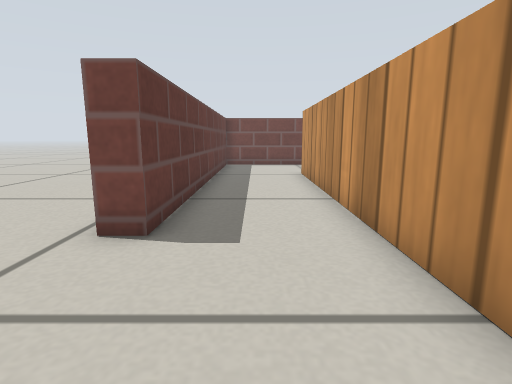
View 1 (above)

19 first-person views from a walk through a Gazebo world. The camera is 0.29 m above the floor, tilts 10° down and sees 80° across. The floor is counted in squares, 0.2 m on a side. Each view is taken from the middle of a square. On the plan, view 1 faces up. The plan holds only what a view shows up to about 14 squares ahead; the rest is blank. Simple patterns stand in for the simulator's built-in surfaces.

View 2
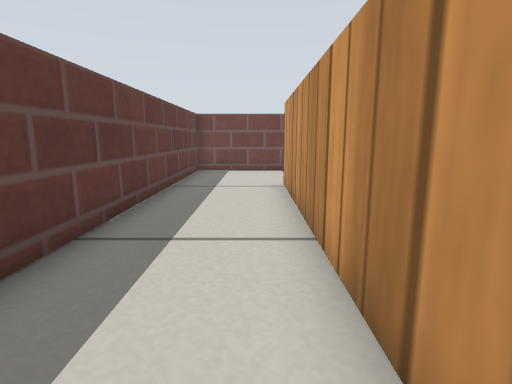

View 3
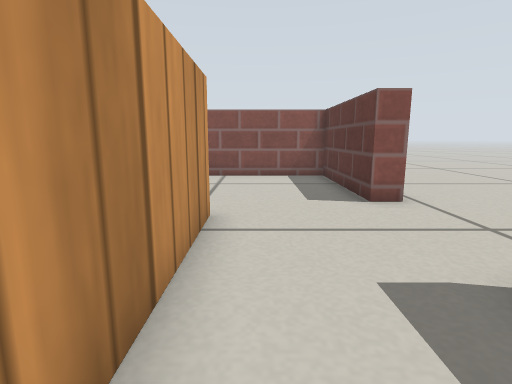

View 4
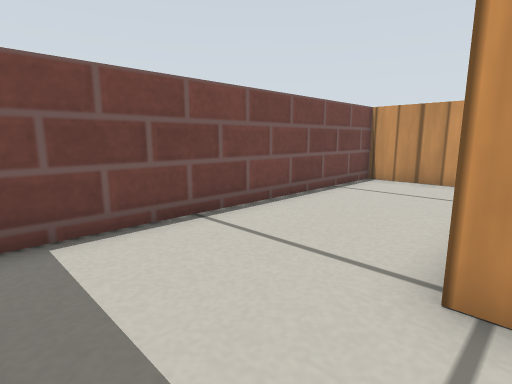

View 5
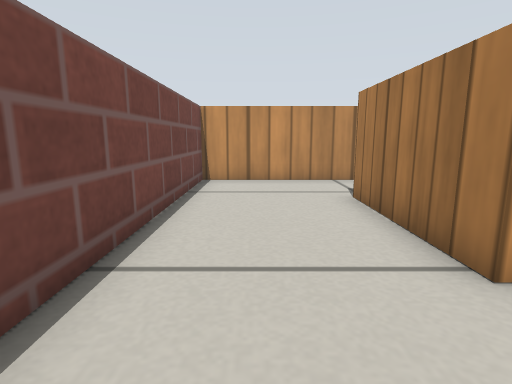

View 6
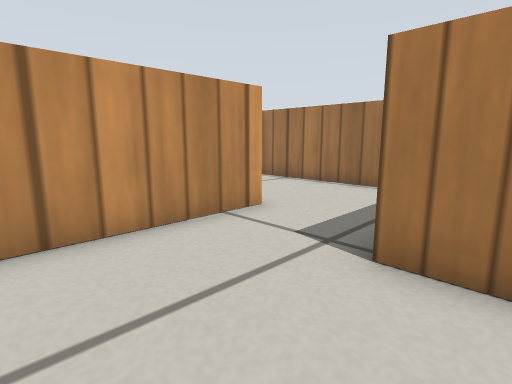

View 7
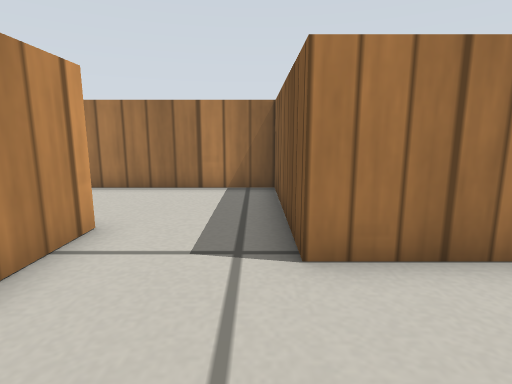

View 8
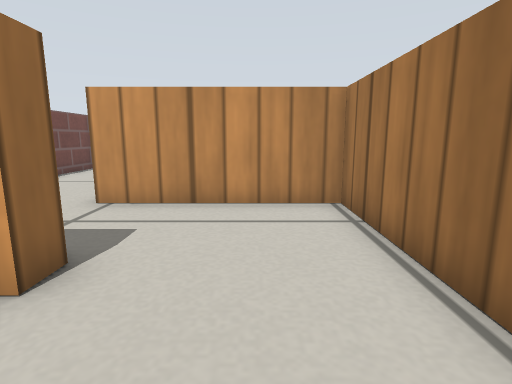

View 9
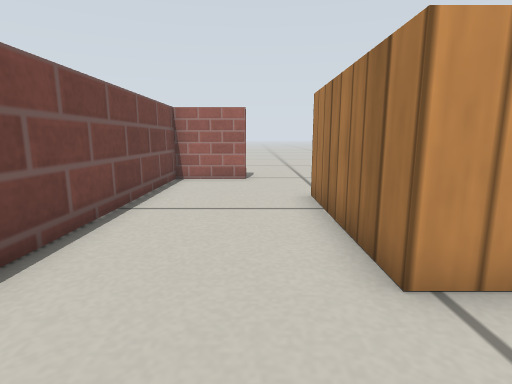

View 10
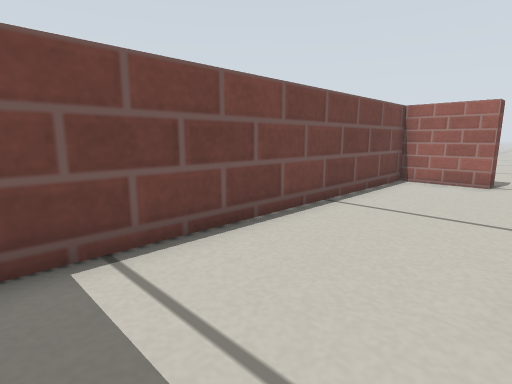

View 11
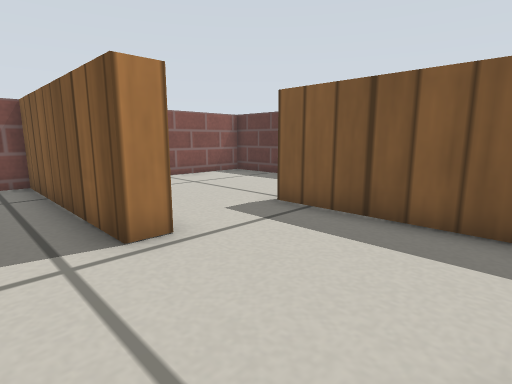

View 12
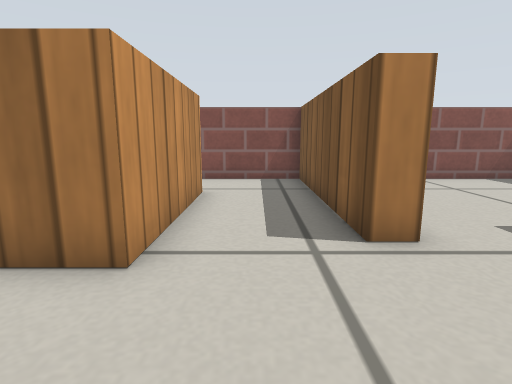

View 13
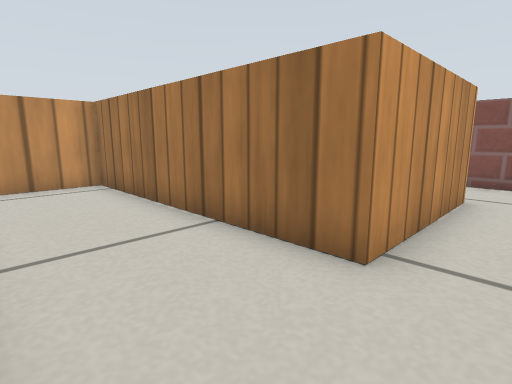

View 14
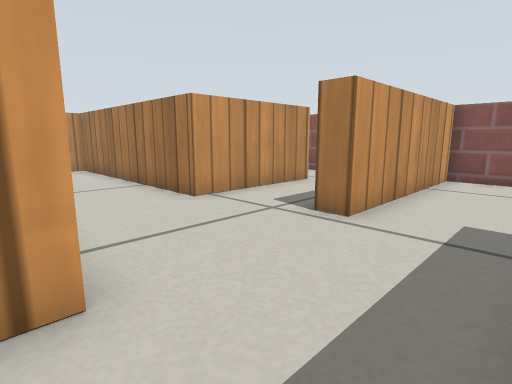

View 15
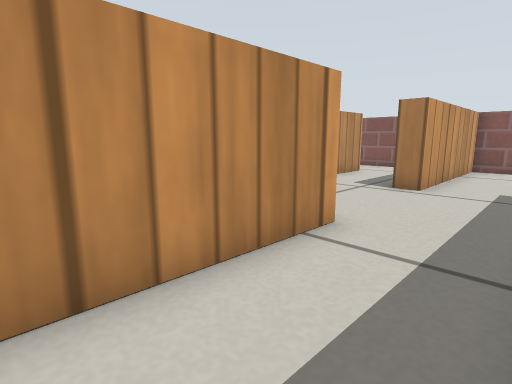

View 16
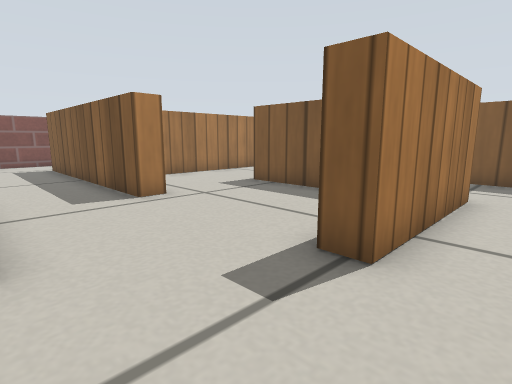

View 17
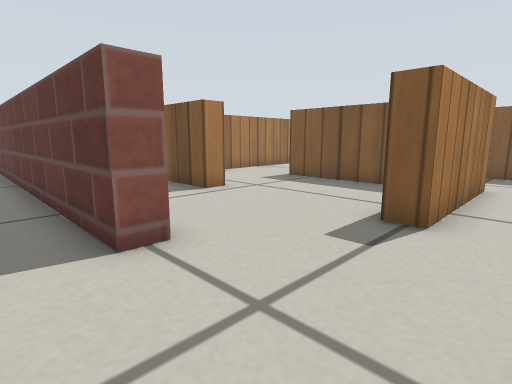

View 18
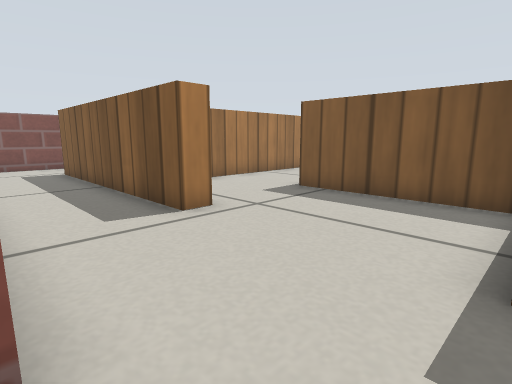

View 19
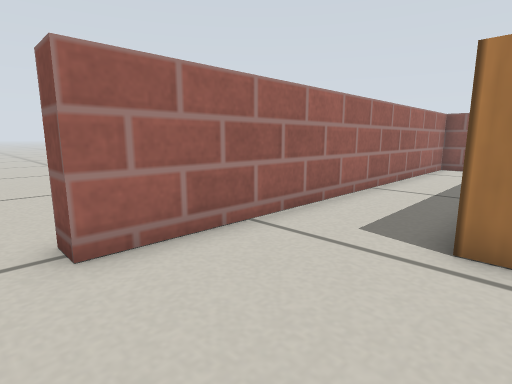

### Floor plan
Key: @ floor where view 1 was taken; # wall or solid block; . floor.
Columns run from 3 left of view 1 to 24 right of it. Each row starts with its distance up from view 1.
 17  #########################
 16  #...........#...........#
 15  #...........#...........#
 14  #...........#..............
 13  #...........#..............
 12  #...#####...#...#####......
 11  #...#. .#.......#..........
 10  #...# ..#.......#.......#..
  9  #...#...#.......#.......#..
  8  #...#...#.......#.......#..
  7  #...#...#########.......#.
  6 .#...#...............##..#.
  5 .#...#...............##..#.
  4 .....#...............##..#.
  3 .....#.......##########..#.
  2 .....#.......#        #..#.
  1 .........#...#        #..#.
  0 .#.@.....#...#        #..#.
 -1 .#.......#...#        #..#
 -2 .#.......#...#        #..#
 -3  #.......#....        ...#
 -4  #.......#....        ...#
 -5  ##############       ####

Where each view was taken, in squares from view 1:
view 1: 0 up, 0 right, facing up
view 2: 3 up, 1 right, facing up
view 3: 7 up, 1 right, facing down
view 4: 12 up, 1 left, facing up-right
view 5: 15 up, 1 left, facing right
view 6: 16 up, 5 right, facing down-right
view 7: 16 up, 7 right, facing down
view 8: 9 up, 7 right, facing right
view 9: 14 up, 11 right, facing right
view 10: 13 up, 11 right, facing up-right
view 11: 6 up, 8 right, facing down-left
view 12: 6 up, 8 right, facing down
view 13: 6 up, 8 right, facing down-right
view 14: 7 up, 3 right, facing down-right
view 15: 11 up, 3 right, facing down-right
view 16: 14 up, 22 right, facing down-left
view 17: 14 up, 24 right, facing down-left
view 18: 12 up, 22 right, facing down-left
view 19: 11 up, 18 right, facing down-right
